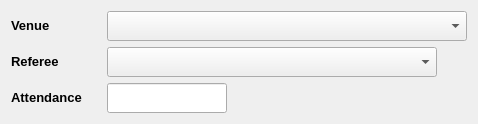
  <widget class="QWidget" name="layoutWidget">
   <property name="geometry">
    <rect>
     <x>10</x>
     <y>250</y>
     <width>458</width>
     <height>121</height>
    </rect>
   </property>
   <layout class="QGridLayout" name="gridLayout_5">
    <item row="0" column="0">
     <widget class="QLabel" name="label_5">
      <property name="minimumSize">
       <size>
        <width>75</width>
        <height>30</height>
       </size>
      </property>
      <property name="maximumSize">
       <size>
        <width>75</width>
        <height>30</height>
       </size>
      </property>
      <property name="text">
       <string>&lt;!DOCTYPE HTML PUBLIC &quot;-//W3C//DTD HTML 4.0//EN&quot; &quot;http://www.w3.org/TR/REC-html40/strict.dtd&quot;&gt;
&lt;html&gt;&lt;head&gt;&lt;meta name=&quot;qrichtext&quot; content=&quot;1&quot; /&gt;&lt;style type=&quot;text/css&quot;&gt;
p, li { white-space: pre-wrap; }
&lt;/style&gt;&lt;/head&gt;&lt;body style=&quot; font-family:'Sans'; font-size:10pt; font-weight:400; font-style:normal;&quot;&gt;
&lt;p style=&quot; margin-top:0px; margin-bottom:0px; margin-left:0px; margin-right:0px; -qt-block-indent:0; text-indent:0px;&quot;&gt;&lt;span style=&quot; font-weight:600;&quot;&gt;Venue&lt;/span&gt;&lt;/p&gt;&lt;/body&gt;&lt;/html&gt;</string>
      </property>
      <property name="buddy">
       <cstring>matchVenueSelect</cstring>
      </property>
     </widget>
    </item>
    <item row="0" column="1">
     <widget class="QComboBox" name="matchVenueSelect">
      <property name="minimumSize">
       <size>
        <width>360</width>
        <height>30</height>
       </size>
      </property>
      <property name="maximumSize">
       <size>
        <width>360</width>
        <height>30</height>
       </size>
      </property>
      <property name="toolTip">
       <string>Match Venue</string>
      </property>
     </widget>
    </item>
    <item row="1" column="0">
     <widget class="QLabel" name="label_6">
      <property name="minimumSize">
       <size>
        <width>75</width>
        <height>30</height>
       </size>
      </property>
      <property name="maximumSize">
       <size>
        <width>75</width>
        <height>30</height>
       </size>
      </property>
      <property name="text">
       <string>&lt;!DOCTYPE HTML PUBLIC &quot;-//W3C//DTD HTML 4.0//EN&quot; &quot;http://www.w3.org/TR/REC-html40/strict.dtd&quot;&gt;
&lt;html&gt;&lt;head&gt;&lt;meta name=&quot;qrichtext&quot; content=&quot;1&quot; /&gt;&lt;style type=&quot;text/css&quot;&gt;
p, li { white-space: pre-wrap; }
&lt;/style&gt;&lt;/head&gt;&lt;body style=&quot; font-family:'Sans'; font-size:10pt; font-weight:400; font-style:normal;&quot;&gt;
&lt;p style=&quot; margin-top:0px; margin-bottom:0px; margin-left:0px; margin-right:0px; -qt-block-indent:0; text-indent:0px;&quot;&gt;&lt;span style=&quot; font-weight:600;&quot;&gt;Referee&lt;/span&gt;&lt;/p&gt;&lt;/body&gt;&lt;/html&gt;</string>
      </property>
      <property name="buddy">
       <cstring>matchRefSelect</cstring>
      </property>
     </widget>
    </item>
    <item row="1" column="1">
     <widget class="QComboBox" name="matchRefSelect">
      <property name="minimumSize">
       <size>
        <width>330</width>
        <height>30</height>
       </size>
      </property>
      <property name="maximumSize">
       <size>
        <width>330</width>
        <height>30</height>
       </size>
      </property>
      <property name="toolTip">
       <string>Match Referee</string>
      </property>
     </widget>
    </item>
    <item row="2" column="0">
     <widget class="QLabel" name="label_22">
      <property name="minimumSize">
       <size>
        <width>90</width>
        <height>30</height>
       </size>
      </property>
      <property name="maximumSize">
       <size>
        <width>90</width>
        <height>30</height>
       </size>
      </property>
      <property name="text">
       <string>&lt;!DOCTYPE HTML PUBLIC &quot;-//W3C//DTD HTML 4.0//EN&quot; &quot;http://www.w3.org/TR/REC-html40/strict.dtd&quot;&gt;
&lt;html&gt;&lt;head&gt;&lt;meta name=&quot;qrichtext&quot; content=&quot;1&quot; /&gt;&lt;style type=&quot;text/css&quot;&gt;
p, li { white-space: pre-wrap; }
&lt;/style&gt;&lt;/head&gt;&lt;body style=&quot; font-family:'Sans'; font-size:10pt; font-weight:400; font-style:normal;&quot;&gt;
&lt;p style=&quot; margin-top:0px; margin-bottom:0px; margin-left:0px; margin-right:0px; -qt-block-indent:0; text-indent:0px;&quot;&gt;&lt;span style=&quot; font-weight:600;&quot;&gt;Attendance&lt;/span&gt;&lt;/p&gt;&lt;/body&gt;&lt;/html&gt;</string>
      </property>
      <property name="buddy">
       <cstring>matchRefSelect</cstring>
      </property>
     </widget>
    </item>
    <item row="2" column="1">
     <widget class="QLineEdit" name="attendanceEdit">
      <property name="minimumSize">
       <size>
        <width>120</width>
        <height>30</height>
       </size>
      </property>
      <property name="maximumSize">
       <size>
        <width>120</width>
        <height>30</height>
       </size>
      </property>
      <property name="toolTip">
       <string>Match Attendance</string>
      </property>
      <property name="inputMask">
       <string>999999; </string>
      </property>
      <property name="text">
       <string/>
      </property>
      <property name="alignment">
       <set>Qt::AlignRight|Qt::AlignTrailing|Qt::AlignVCenter</set>
      </property>
     </widget>
    </item>
   </layout>
  </widget>
